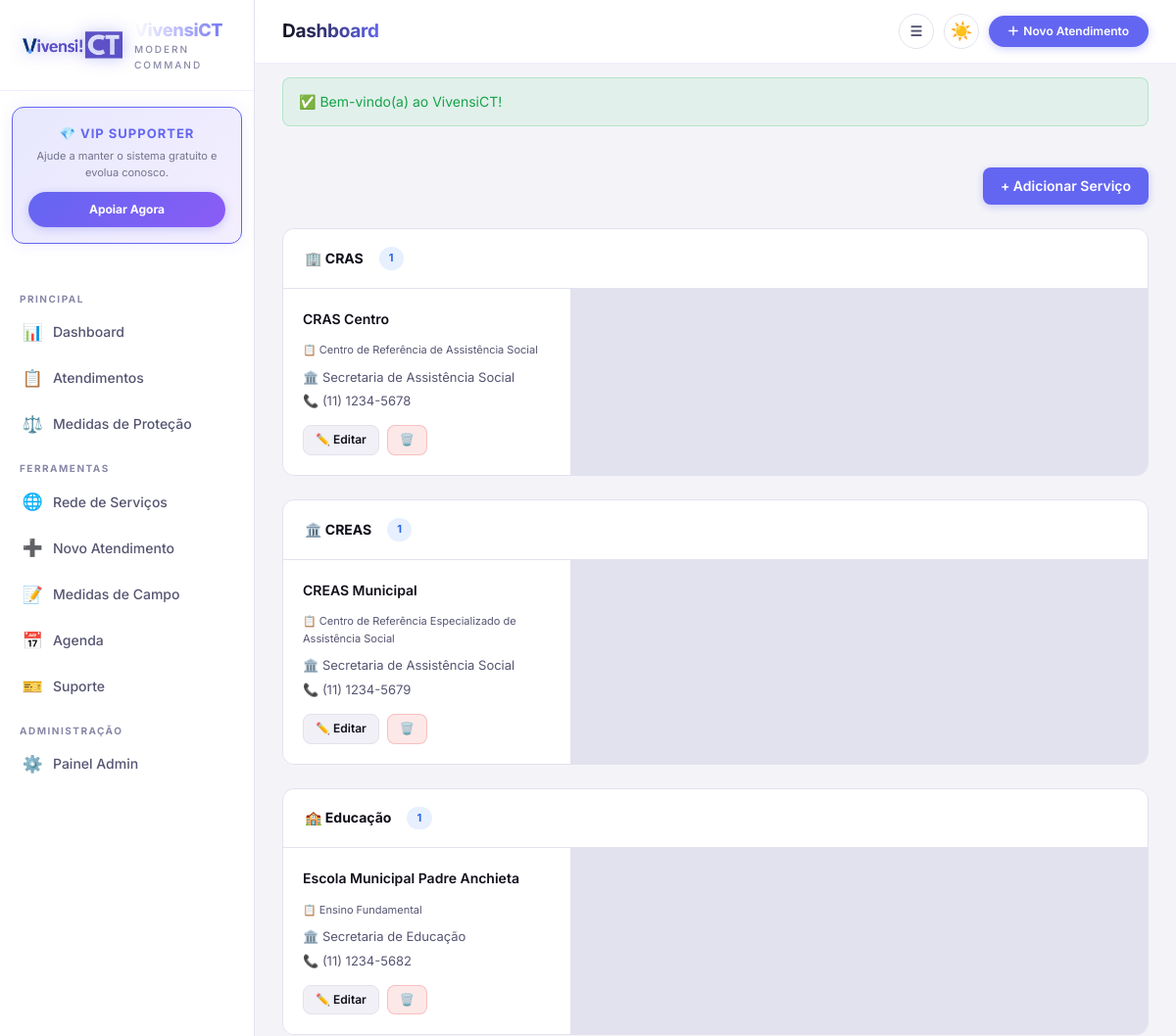
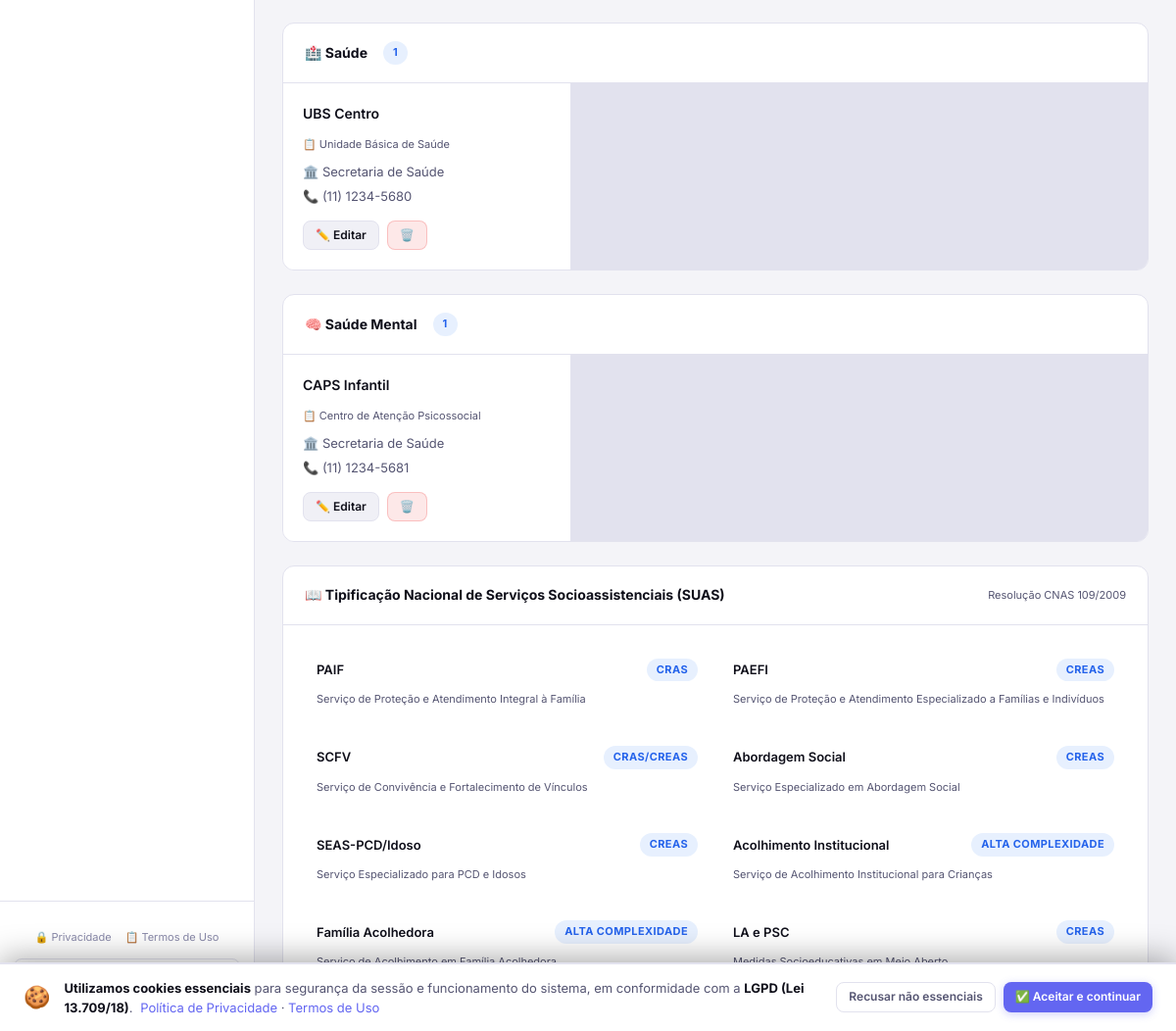
Page /public/rede-servicos (signed in) on the committed database (2 pictures, top to bottom).
### tables this page shows
CREATE TABLE IF NOT EXISTS rede_servicos (
    id INT AUTO_INCREMENT PRIMARY KEY,
    tenant_id INT NOT NULL,
    nome_servico VARCHAR(255) NOT NULL,
    tipo_servico VARCHAR(255) NOT NULL,
    tipificacao_suas VARCHAR(255),
    orgao_responsavel VARCHAR(255),
    endereco TEXT,
    telefone VARCHAR(20),
    email VARCHAR(255),
    responsavel VARCHAR(255),
    horario_funcionamento VARCHAR(255),
    observacoes TEXT,
    ativo TINYINT(1) DEFAULT 1,
    created_at TIMESTAMP DEFAULT CURRENT_TIMESTAMP,
    updated_at TIMESTAMP DEFAULT CURRENT_TIMESTAMP ON UPDATE CURRENT_TIMESTAMP,
    FOREIGN KEY (tenant_id) REFERENCES tenants(id) ON DELETE CASCADE
);

### app/Controllers/RedeServicosController.php (called while the page is built, shortened)
<?php
class RedeServicosController
{
    public function index(): void
    {
        $tenantId = Auth::tenantId();
        $servicos = Database::select(
            "SELECT * FROM rede_servicos WHERE tenant_id = ? ORDER BY tipo_servico, nome_servico",
            [$tenantId]
        );
        View::render('rede_servicos/index', compact('servicos'));
    }
}

### public/index.php (called while the page is built, shortened)
<?php
function env(string $key, mixed $default = null): mixed {
    return $_ENV[$key] ?? getenv($key) ?: $default;
}
spl_autoload_register(function (string $class): void {
    $file = ROOT . '/' . str_replace(['\\', 'App/'], ['/', 'app/'], $class) . '.php';
});
function e(string $val): string {
    return htmlspecialchars($val, ENT_QUOTES, 'UTF-8');
}
$appConfig = require ROOT . '/config/app.php';
$router = new \App\Core\Router();
$method = $_SERVER['REQUEST_METHOD'];
$uri    = $_SERVER['REQUEST_URI'];
$router->dispatch($method, $uri);

### app/Core/Auth.php (called while the page is built, shortened)
<?php
class Auth
{
    public static function check(): bool
    {
        return isset($_SESSION['user_id']);
    }
    public static function tenantId(): ?int
    {
        return self::check() ? (int)$_SESSION['tenant_id'] : null;
    }
}

### config/database.php (called while the page is built)
<?php
return [
    'driver'   => 'mysql',
    'host'     => env('DB_HOST', '127.0.0.1'),
    'port'     => env('DB_PORT', '3306'),
    'database' => env('DB_DATABASE', 'guardiao_digital'),
    'username' => env('DB_USERNAME', 'root'),
    'password' => env('DB_PASSWORD', ''),
    'charset'  => 'utf8mb4',
    'options'  => [
        PDO::ATTR_ERRMODE            => PDO::ERRMODE_EXCEPTION,
        PDO::ATTR_DEFAULT_FETCH_MODE => PDO::FETCH_ASSOC,
        PDO::ATTR_EMULATE_PREPARES   => false,
        PDO::MYSQL_ATTR_INIT_COMMAND => "SET NAMES utf8mb4 COLLATE utf8mb4_unicode_ci",
    ],
];

### app/Core/Database.php (called while the page is built, shortened)
<?php
class Database
{
    private static ?PDO $instance = null;
    public static function getInstance(): PDO
    {
        if (self::$instance === null) {
            $config = require ROOT . '/config/database.php';
            $dsn = "mysql:host={$config['host']};port={$config['port']};dbname={$config['database']};charset={$config['charset']}";
            try {
                self::$instance = new PDO($dsn, $config['username'], $config['password'], $config['options']);
            } catch (PDOException $e) {
                die(json_encode(['error' => 'Falha na conexão com o banco: ' . $e->getMessage()]));
            }
        }
        return self::$instance;
    }
    public static function query(string $sql, array $params = []): \PDOStatement
    {
        $stmt = self::getInstance()->prepare($sql);
        $stmt->execute($params);
        return $stmt;
    }
    public static function select(string $sql, array $params = []): array
    {
        return self::query($sql, $params)->fetchAll();
    }
}

### views/rede_servicos/index.php (the view, shortened to what this page needs)
<div class="flex-between mb-6">
  <button onclick="openAddModal()" class="btn btn-primary">+ Adicionar Serviço</button>
</div>
<?php
  $tipos = [];
  foreach ($servicos as $s) {
    $tipos[$s['tipo_servico']][] = $s;
  }
  $tipoIcons = [
    'CRAS'        => '🏢', 'CREAS'      => '🏛️', 'Saúde'      => '🏥',
    'Saúde Mental'=> '🧠', 'Educação'   => '🏫', 'Delegacia'  => '👮',
    'Ministério Público' => '⚖️', 'Vara da Infância' => '🏛️',
    'default'     => '📍'
  ];
?>
<?php if (empty($servicos)): ?>
<div class="card" style="text-align:center;padding:60px;">
  <div style="font-size:48px;margin-bottom:16px;">🌐</div>
  <h3 style="color:var(--text-secondary);">Nenhum serviço cadastrado</h3>
  <p class="text-muted text-sm">Cadastre a rede de serviços do seu município para que a IA possa sugerir encaminhamentos personalizados.</p>
  <button onclick="openAddModal()" class="btn btn-primary" style="margin-top:16px;">+ Adicionar Primeiro Serviço</button>
</div>
<?php else: ?>
<?php foreach ($tipos as $tipo => $lista): ?>
<div class="card mb-6">
  <div class="card-header">
    <h3>
      <?= $tipoIcons[$tipo] ?? $tipoIcons['default'] ?>
      <?= e($tipo) ?>
      <span class="badge badge-media" style="margin-left:8px;"><?= count($lista) ?></span>
    </h3>
  </div>
  <div style="display:grid;grid-template-columns:repeat(auto-fill,minmax(280px,1fr));gap:1px;background:var(--border);">
    <?php foreach ($lista as $s): ?>
    <div style="background:var(--bg-card);padding:20px;">
      <div class="flex-between" style="margin-bottom:12px;">
        <div style="font-weight:600;font-size:14px;"><?= e($s['nome_servico']) ?></div>
      </div>
      <?php if ($s['tipificacao_suas']): ?>
      <p class="text-xs text-muted" style="margin:0 0 8px;">
        📋 <?= e($s['tipificacao_suas']) ?>
      </p>
      <?php endif; ?>
      <div style="display:flex;flex-direction:column;gap:4px;">
        <?php if ($s['orgao_responsavel']): ?>
        <span class="text-sm" style="color:var(--text-secondary);">🏛️ <?= e($s['orgao_responsavel']) ?></span>
        <?php endif; ?>
        <?php if ($s['telefone']): ?>
        <span class="text-sm" style="color:var(--text-secondary);">📞 <?= e($s['telefone']) ?></span>
        <?php endif; ?>
      </div>
      <div class="flex gap-2" style="margin-top:14px;">
        <button onclick="editServico(<?= htmlspecialchars(json_encode($s)) ?>)"
                class="btn btn-secondary btn-sm">✏️ Editar</button>
        <button onclick="deleteServico(<?= $s['id'] ?>)"
                class="btn btn-danger btn-sm">🗑️</button>
      </div>
    </div>
    <?php endforeach; ?>
  </div>
</div>
<?php endforeach; ?>
<?php endif; ?>
<div class="card">
  <div class="card-header">
    <h3>📖 Tipificação Nacional de Serviços Socioassistenciais (SUAS)</h3>
    <span class="text-xs text-muted">Resolução CNAS 109/2009</span>
  </div>
  <div class="card-body">
    <div class="grid grid-2" style="gap:12px;">
      <?php
      $suas = [
        ['PAIF', 'Serviço de Proteção e Atendimento Integral à Família', 'CRAS'],
        ['PAEFI', 'Serviço de Proteção e Atendimento Especializado a Famílias e Indivíduos', 'CREAS'],
        ['SCFV', 'Serviço de Convivência e Fortalecimento de Vínculos', 'CRAS/CREAS'],
        ['Abordagem Social', 'Serviço Especializado em Abordagem Social', 'CREAS'],
        ['SEAS-PCD/Idoso', 'Serviço Especializado para PCD e Idosos', 'CREAS'],
        ['Acolhimento Institucional', 'Serviço de Acolhimento Institucional para Crianças', 'Alta Complexidade'],
        ['Família Acolhedora', 'Serviço de Acolhimento em Família Acolhedora', 'Alta Complexidade'],
        ['LA e PSC', 'Medidas Socioeducativas em Meio Aberto', 'CREAS'],
      ];
      foreach ($suas as [$sigla, $nome, $onde]): ?>
      <div style="padding:12px;background:var(--bg-secondary);border-radius:var(--radius-sm);">
        <div class="flex-between" style="margin-bottom:4px;">
          <span class="fw-600 text-sm"><?= $sigla ?></span>
          <span class="badge badge-media text-xs"><?= $onde ?></span>
        </div>
        <span class="text-xs text-muted"><?= $nome ?></span>
      </div>
      <?php endforeach; ?>
    </div>
  </div>
</div>

### app/Core/Router.php (shortened to what this page needs)
<?php
class Router
{
    private array $routes = [];
    public function get(string $path, string|callable $handler, array $middleware = []): void
    {
        $this->routes[] = ['GET', $path, $handler, $middleware];
    }
    public function post(string $path, string|callable $handler, array $middleware = []): void
    {
        $this->routes[] = ['POST', $path, $handler, $middleware];
    }
    public function dispatch(string $method, string $uri): void
    {
        $uri = strtok($uri, '?');
        $base = rtrim(dirname($_SERVER['SCRIPT_NAME']), '/');
        $uri = '/' . ltrim(substr($uri, strlen($base)), '/');
        foreach ($this->routes as [$routeMethod, $path, $handler, $middlewares]) {
            $pattern = preg_replace('/\{(\w+)\}/', '(?P<$1>[^/]+)', $path);
            $pattern = "@^{$pattern}$@D";
            if ($routeMethod !== $method) continue;
            if (!preg_match($pattern, $uri, $matches)) continue;
            $params = array_filter($matches, fn($k) => !is_int($k), ARRAY_FILTER_USE_KEY);
            [$controllerClass, $methodName] = explode('@', $handler);
            $controller = new $fullClass();
            call_user_func_array([$controller, $methodName], $params);
            return;
        }
    }
}

### rows in the picture
rede_servicos: nome_servico "CRAS Centro", tipificacao_suas "Centro de Referência de Assistência Social", orgao_responsavel "Secretaria de Assistência Social", telefone "(11) 1234-5678"
rede_servicos: nome_servico "CREAS Municipal", tipificacao_suas "Centro de Referência Especializado de Assistência Social", orgao_responsavel "Secretaria de Assistência Social", telefone "(11) 1234-5679"
rede_servicos: nome_servico "Escola Municipal Padre Anchieta", tipificacao_suas "Ensino Fundamental", orgao_responsavel "Secretaria de Educação", telefone "(11) 1234-5682"
rede_servicos: nome_servico "UBS Centro", tipificacao_suas "Unidade Básica de Saúde", orgao_responsavel "Secretaria de Saúde", telefone "(11) 1234-5680"
rede_servicos: nome_servico "CAPS Infantil", tipificacao_suas "Centro de Atenção Psicossocial", orgao_responsavel "Secretaria de Saúde", telefone "(11) 1234-5681"

### other values in the picture
$tipoIcons[$tipo] "🏢"
$tipo "CRAS"
count($lista) "1"
$tipoIcons[$tipo] "🏛️"
$tipo "CREAS"
$tipoIcons[$tipo] "🏫"
$tipo "Educação"
$tipoIcons[$tipo] "🏥"
$tipo "Saúde"
$tipoIcons[$tipo] "🧠"
$tipo "Saúde Mental"
$sigla "PAIF"
$onde "CRAS"
$nome "Serviço de Proteção e Atendimento Integral à Família"
$sigla "PAEFI"
